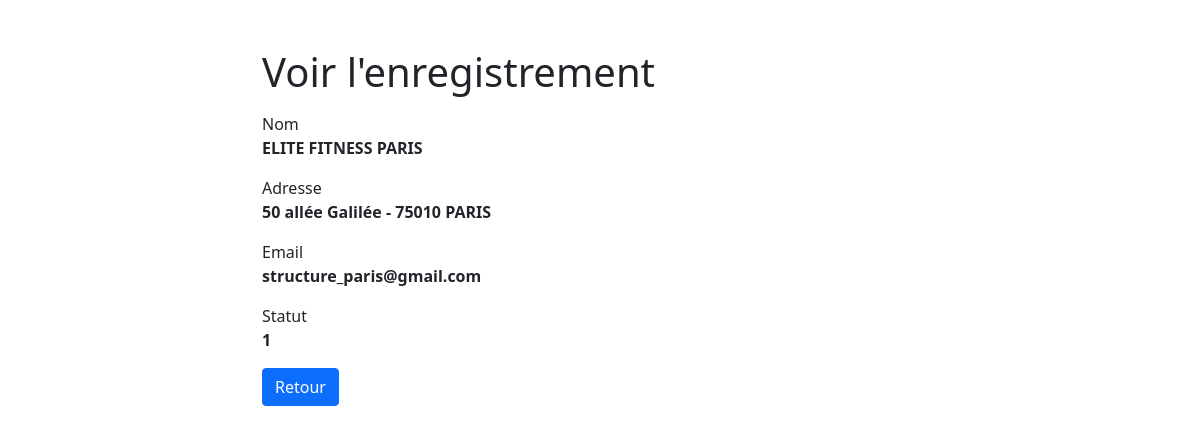
The page /elite-fitness/pages/crud_structures/read.php?id=1 on the database its author committed.
### tables this page shows
CREATE TABLE `structure` (
  `id` int(11) NOT NULL,
  `partners_id` int(11) DEFAULT NULL,
  `relation_id` int(11) DEFAULT NULL,
  `nom` varchar(100) NOT NULL,
  `adresse` varchar(100) NOT NULL,
  `email` varchar(100) NOT NULL,
  `statut` varchar(10) NOT NULL,
  `image` varchar(500) DEFAULT NULL
);

### elite-fitness/pages/crud_structures/read.php (the view, shortened to what this page needs)
<?php
if(isset($_GET["id"]) && !empty(trim($_GET["id"]))){
    require_once "config.php";
    $sql = "SELECT * FROM structure WHERE id = ?";
    if($stmt = mysqli_prepare($link, $sql)){
        mysqli_stmt_bind_param($stmt, "i", $param_id);
        if(mysqli_stmt_execute($stmt)){
            $result = mysqli_stmt_get_result($stmt);
            if(mysqli_num_rows($result) == 1){
                $row = mysqli_fetch_array($result, MYSQLI_ASSOC);
            } else{
                header("location: error.php");
                exit();
            }
        } else{
            echo "Oops! une erreur est survenue.";
        }
    }
} else{
    header("location: error.php");
    exit();
}
?>
<!DOCTYPE html>
<html lang="en">
<head>
    <link href="https://cdn.jsdelivr.net/npm/bootstrap@5.1.3/dist/css/bootstrap.min.css" rel="stylesheet">
</head>
<body>
    <div class="wrapper">
        <div class="container-fluid">
            <div class="row">
                <div class="col-md-12">
                    <h1 class="mt-5 mb-3">Voir l'enregistrement</h1>
                    <div class="form-group">
                        <label>Nom</label>
                        <p><b><?php echo $row["nom"]; ?></b></p>
                    </div>
                    <div class="form-group">
                        <label>Adresse</label>
                        <p><b><?php echo $row["adresse"]; ?></b></p>
                    </div>
                    <div class="form-group">
                        <label>Email</label>
                        <p><b><?php echo $row["email"]; ?></b></p>
                    </div>
                    <div class="form-group">
                        <label>Statut</label>
                        <p><b><?php echo $row["statut"]; ?></b></p>
                    </div>
                    <p><a href="../modif_structures.php" class="btn btn-primary">Retour</a></p>
                </div>
            </div>
        </div>
    </div>
</body>
</html>

### elite-fitness/pages/crud_structures/read.php (style rules this page uses)
.wrapper { width: 700px; margin: 0 auto; }

### rows shown on the page
structure: nom "ELITE FITNESS PARIS", adresse "50 allée Galilée - 75010 PARIS", email "structure_paris@gmail.com", statut "1"
